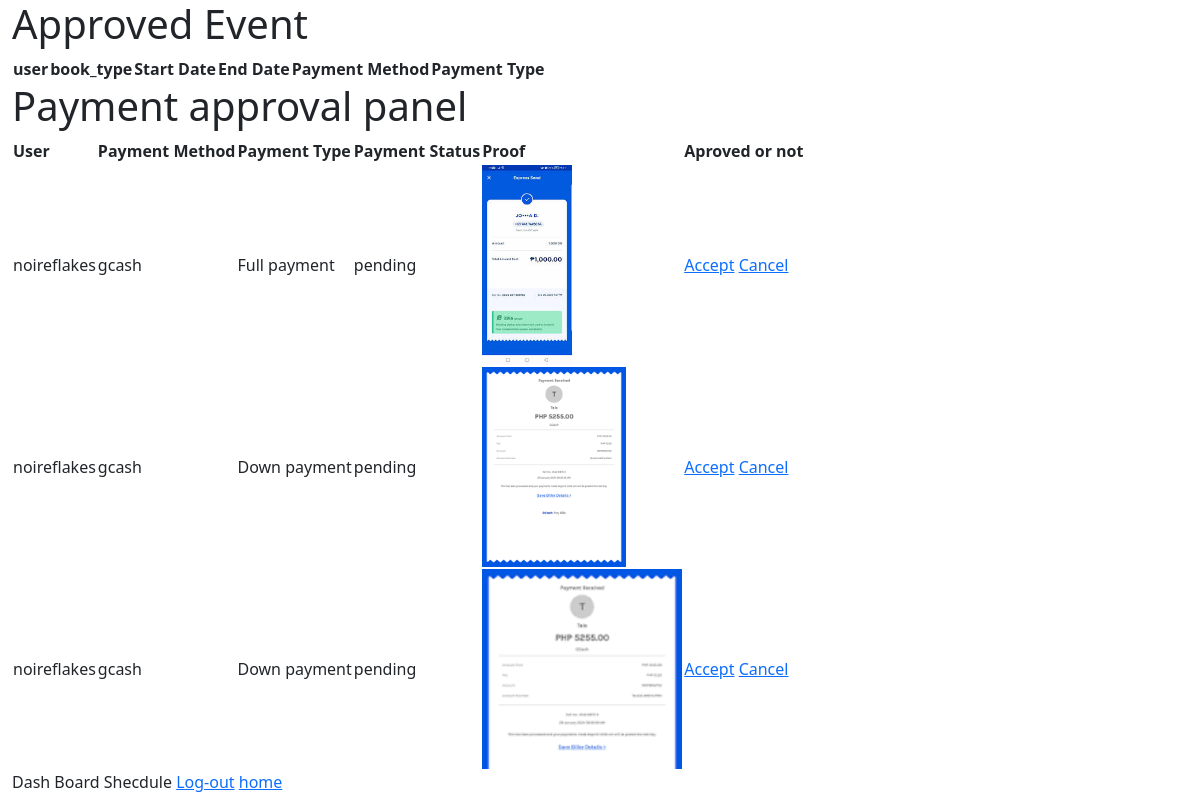
Page /book/Paymentproof on the earlier database version.
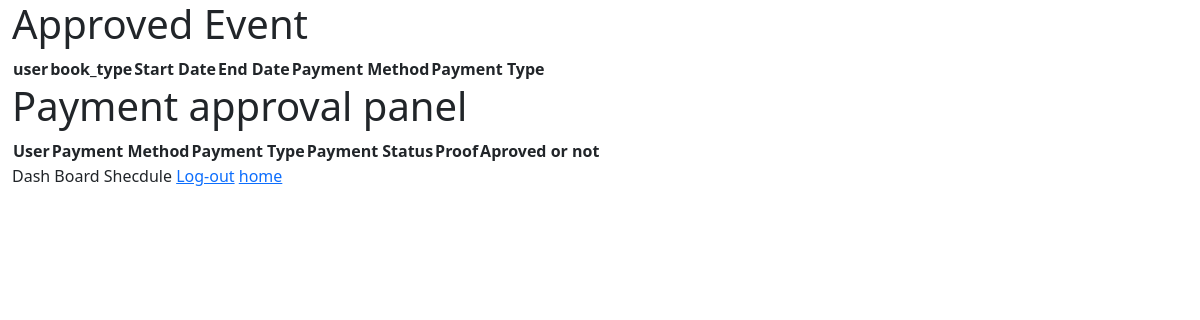
Same page on the later database version.
### book/models.py (models this page shows, shortened)
class Proof(models.Model):
    STATUS_CHOICES = [
        ("pending", "Pending"),
        ("approved", "Approved"),
        ("declined", "Declined"),
    ]
    book=models.ForeignKey(Book, on_delete=models.CASCADE, default=1)
    img = models.ImageField(storage=MediaCloudinaryStorage(),upload_to='proof/payment_proof')
    payment_status = models.CharField(choices=STATUS_CHOICES, max_length=20, default="pending")

class Book(models.Model):
    user=models.ForeignKey(User, on_delete=models.CASCADE, blank=True, null=True)
    book_type = models.CharField(max_length=20)
    start_date = models.DateField()
    end_date = models.DateField()
    payment_method = models.CharField(max_length=20)
    payment_type = models.CharField(max_length=20)
    REFUNDCHOICES = [
        ("pending", "Pending"),
        ("approved", "Approved"),
        ("declined", "Declined"),
        ("not requested", "Not Requested"),
        ("complete", "Complete")
    ]
    amount=models.IntegerField(blank=True, null=True)
    refund_status=models.CharField(max_length=20, choices=REFUNDCHOICES, default="not requested")

### book/views.py (the view)
# urls.py: path("Paymentproof", views.payment_redirect, name="payment_redirect"),
def payment_redirect(request):
    books=Book.objects.all()
    proofs=Proof.objects.all()
    return render(request, "book/event.html",{'books':books,
        'proofs':proofs
        })

### book/templates/book/event.html (shortened to what this page needs)
{% extends 'login/layout.html' %}
{% load static %}
{% block css %}<link rel="stylesheet" href="{% static 'static/book.html' %}">{% endblock %}
{% block body %}
    <div class="container-fluid">
        <h1>Approved Event</h1>
        <table>
            <table>
                <tr>
                    <th>user</th>
                    <th>book_type</th>
                    <th>Start Date</th>
                    <th>End Date</th>
                    <th>Payment Method</th>
                    <th>Payment Type</th>
                </tr>
        </table>
        <h1>Payment approval panel</h1>
        <table>
            <tr>
                <th>User</th>
                <th>Payment Method</th>
                <th>Payment Type</th>
                <th>Payment Status</th>
                <th>Proof</th>
                <th>Aproved or not</th>
            </tr>
            {% for proof in proofs %}
                {% if proof.payment_status == "pending" %}
                    <tr>
                        <td> {{proof.book.user}} </td>
                        <td> {{ proof.book.payment_method }} </td>
                        <td> {{ proof.book.payment_type }} </td>
                        <td> {{ proof.payment_status }} </td>
                        <td><img src="{{ proof.img.url }}" alt="works" style="height: 200px; width: auto;" ></td>
                        <td> <a href="{% url 'accept_payment' proof.id %}">Accept</a>
                             <a href="{% url 'cancel_payment' proof.id%}">Cancel</a> </td>
                    </tr>
                {% endif %}
            {% endfor %}
        </table>
        <div>
            <a>Dash Board</a>
            <a>Shecdule</a>
            <a href="{% url 'logout' %}">Log-out</a>
            <a href="{% url 'index' %}">home</a>
        </div>
    </div>
{% endblock %}

### login/templates/login/layout.html (shortened to what this page needs)
{% load static %}
<!DOCTYPE html>
<html lang="en">
<head>
    <link href="https://cdn.jsdelivr.net/npm/bootstrap@5.3.3/dist/css/bootstrap.min.css" rel="stylesheet">
    {% block css %}{% endblock %}
</head>
<body>
    {% block body %}{% endblock %}
</body>
</html>

Differences in the rows shown:
no longer on this page (row edited): Proof: book.user "noireflakes", book.payment_method "gcash", book.payment_type "Full payment", payment_status "pending", img (picture)
no longer on this page (row edited): Proof: book.user "noireflakes", book.payment_method "gcash", book.payment_type "Down payment", payment_status "pending", img (picture)
no longer on this page (row edited): Proof: book.user "noireflakes", book.payment_method "gcash", book.payment_type "Down payment", payment_status "pending", img (picture)
